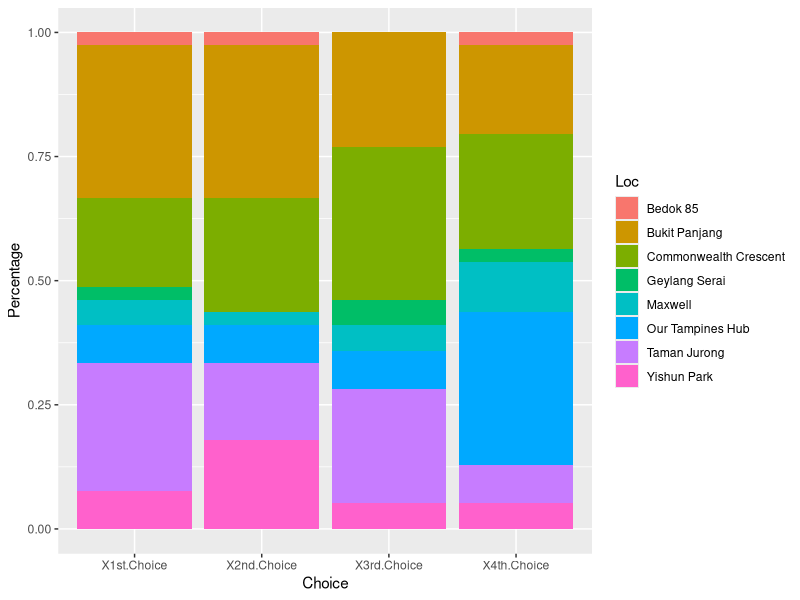
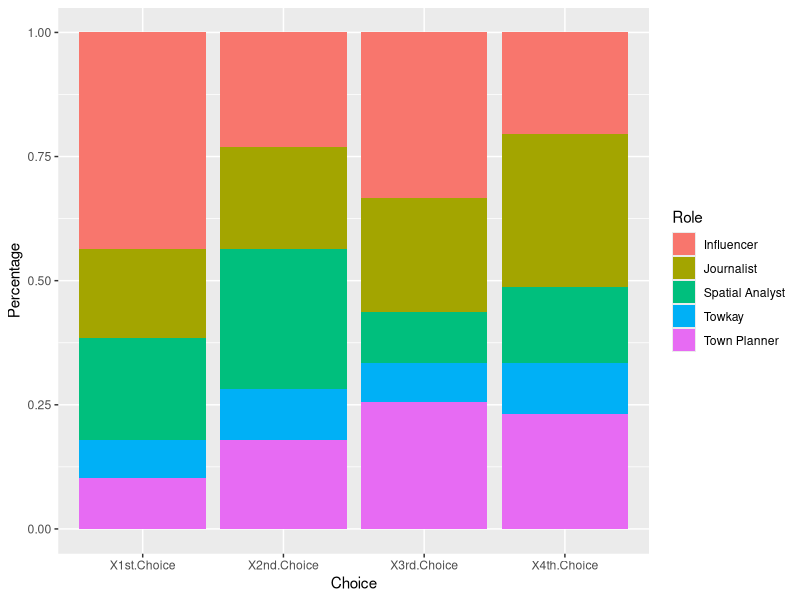
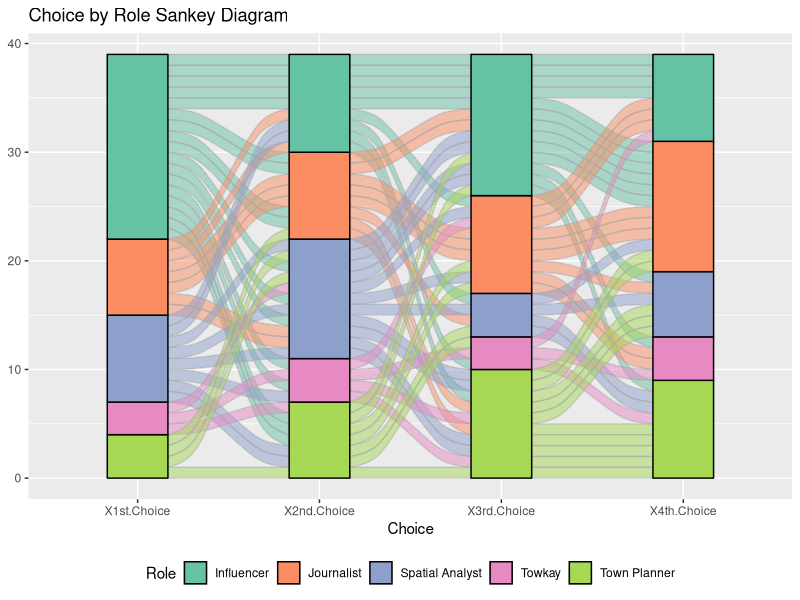
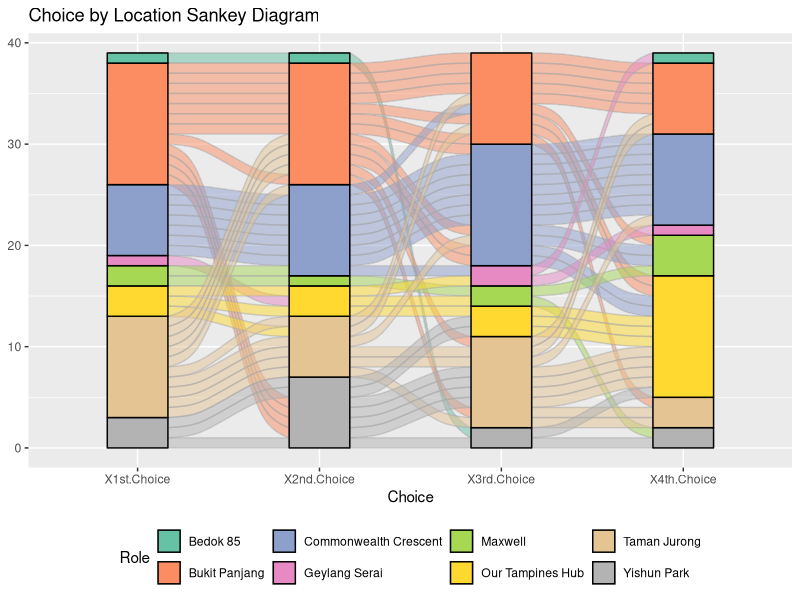
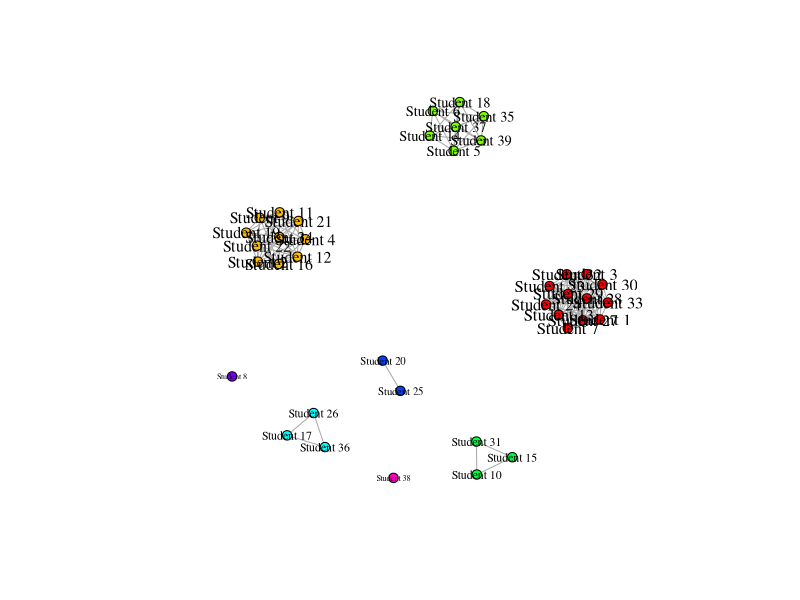
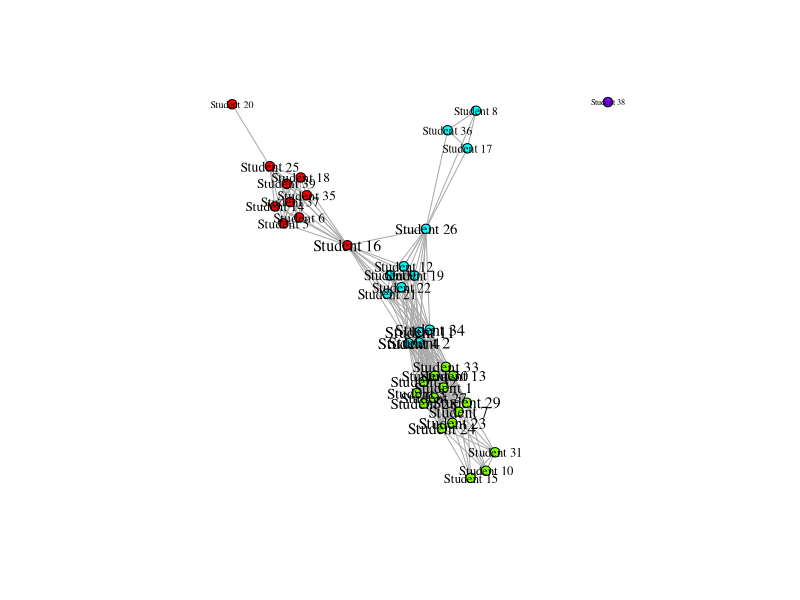
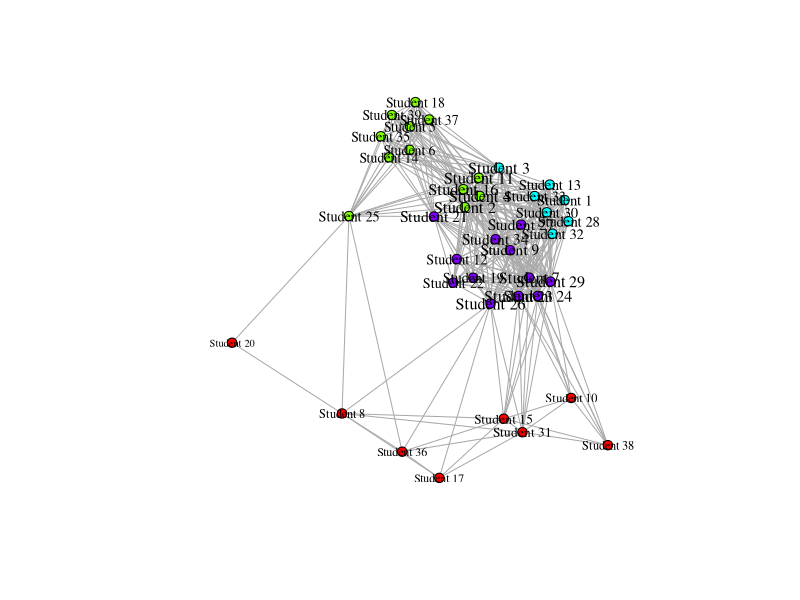
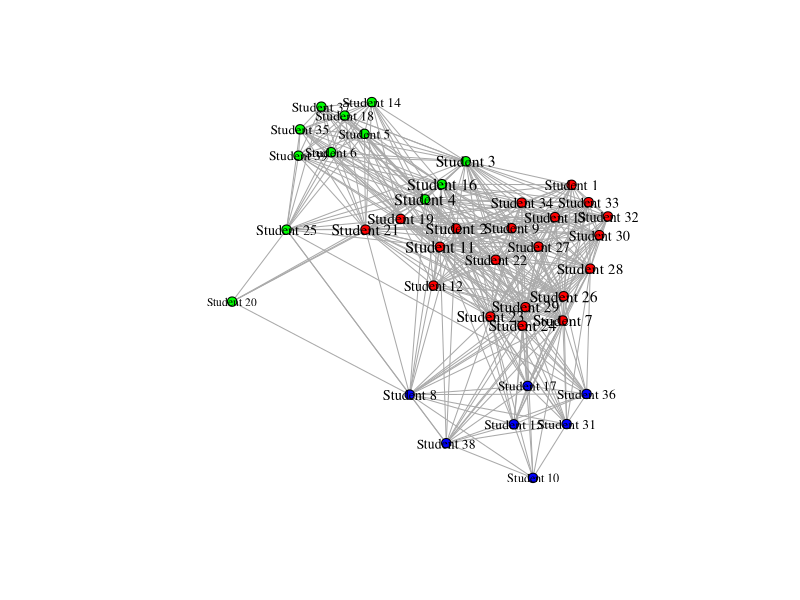

These charts were generated, in order, by the following R code:
## ---- chunk 1
rm(list = ls())
## ---- chunk 2
library(igraph)
library(tidyverse)
library(dplyr)
library(ggplot2)
library(rmarkdown)
library(reshape2)
library(ggalluvial)
## ---- chunk 3
s <- read.csv("surveydata.csv")
## ---- chunk 4
s_byloc = s 

for (i in 1:nrow(s_byloc)){
  str1 = s_byloc[i,]$X1st.Choice
  s_byloc[i,]$X1st.Choice = strsplit(str1, "[/]")[[1]][1]
  str2 = s_byloc[i,]$X2nd.Choice
  s_byloc[i,]$X2nd.Choice = strsplit(str2, "[/]")[[1]][1]
  str3 = s_byloc[i,]$X3rd.Choice
  s_byloc[i,]$X3rd.Choice = strsplit(str3, "[/]")[[1]][1]
  str4 = s_byloc[i,]$X4th.Choice
  s_byloc[i,]$X4th.Choice = strsplit(str4, "[/]")[[1]][1]
}

s_byrole = s

for (i in 1:nrow(s_byrole)){
  str1 = s_byrole[i,]$X1st.Choice
  s_byrole[i,]$X1st.Choice = sub(".*/ ", "", str1) 
  str2 = s_byrole[i,]$X2nd.Choice
  s_byrole[i,]$X2nd.Choice = sub(".*/ ", "", str2) 
  str3 = s_byrole[i,]$X3rd.Choice
  s_byrole[i,]$X3rd.Choice = sub(".*/ ", "", str3) 
  str4 = s_byrole[i,]$X4th.Choice
  s_byrole[i,]$X4th.Choice = sub(".*/ ", "", str4) 
}
 
## ---- chunk 5
s1 = s_byloc %>% select(-1) %>%
  select(Name, everything())

s2 = melt(s1,
     id.vars = "Name",
     variable.name = "Choice",
     value.name = "Loc")

s3 = rename(count(s2, Choice, Loc), Percentage = n)

ggplot(data = s3, aes(x = Choice, y = Percentage, fill = Loc)) +
  geom_bar(position = "fill", stat = 'identity')
## ---- chunk 6
s1 = s_byrole %>% select(-1) %>%
  select(Name, everything())

s2 = melt(s1,
     id.vars = "Name",
     variable.name = "Choice",
     value.name = "Role")

s3 = rename(count(s2, Choice, Role), Percentage = n)

ggplot(data = s3, aes(x = Choice, y = Percentage, fill = Role)) +
  geom_bar(position = "fill", stat = 'identity')
## ---- chunk 7
s1 = s_byrole %>% select(-1) %>%
  select(Name, everything())

s2 = melt(s1,
     id.vars = "Name",
     variable.name = "Choice",
     value.name = "Role")

s2$Role = as.factor(s2$Role)

ggplot(s2, aes(x = Choice, stratum = Role, alluvium = Name, fill = Role, label = Role)) +
  scale_fill_brewer(type = "qual", palette = "Set2") +
  geom_flow(stat = "alluvium", lode.guidance = "rightleft", color = "darkgray") +
  geom_stratum() +
  theme(legend.position = "bottom") +
  ggtitle("Choice by Role Sankey Diagram")

## ---- chunk 8
s1 = s_byloc %>% select(-1) %>%
  select(Name, everything())

s2 = melt(s1,
     id.vars = "Name",
     variable.name = "Choice",
     value.name = "Loc")

s2$Role = as.factor(s2$Loc)

ggplot(s2, aes(x = Choice, stratum = Role, alluvium = Name, fill = Role, label = Loc)) +
  scale_fill_brewer(type = "qual", palette = "Set2") +
  geom_flow(stat = "alluvium", lode.guidance = "rightleft", color = "darkgray") +
  geom_stratum() +
  theme(legend.position = "bottom") +
  ggtitle("Choice by Location Sankey Diagram")

head(s1)
head(s2)
## ---- chunk 9
s1 = s_byloc %>% select(-1,-3,-4,-5) %>%
  select(Name, everything())

s2 = melt(s1,
     id.vars = "Name",
     variable.name = "Choice",
     value.name = "Loc")

el = s2 %>% select(-2) 
bi <- graph_from_data_frame(el, directed = F)

V(bi)$type <- V(bi)$name %in% unique(el$Name)

P <- bipartite_projection(bi)
g <- P$proj2
k <- degree(g)

#----------------------------------------------------#

# community structure
library("RColorBrewer")
# coloring: http://www.sthda.com/english/wiki/colors-in-r

comm <- cluster_fast_greedy(g)

#comm <- cluster_edge_betweenness(g)
# col <- brewer.pal(length(comm), name = "RdBu")
col <- rainbow(length(comm))
k <- degree(g)
b <- betweenness(g)
lay <- layout_with_fr(g)
plot(g,
     vertex.label.cex = sqrt(k)/max(sqrt(k))/2 + .5,
     vertex.label.color = 'black',
     vertex.color = col[comm$membership],
     vertex.size = 5,
     layout = lay
)


## ---- chunk 10
s1 = s_byloc %>% select(-1,-4,-5) %>%
  select(Name, everything())

library(reshape2)
s2 = melt(s1,
     id.vars = "Name",
     variable.name = "Choice",
     value.name = "Loc")

el = s2 %>% select(-2) 
bi <- graph_from_data_frame(el, directed = F)

V(bi)$type <- V(bi)$name %in% unique(el$Name)

P <- bipartite_projection(bi)
g <- P$proj2
k <- degree(g)

#----------------------------------------------------#

# community structure
library("RColorBrewer")
# coloring: http://www.sthda.com/english/wiki/colors-in-r

comm <- cluster_fast_greedy(g)

#comm <- cluster_edge_betweenness(g)
# col <- brewer.pal(length(comm), name = "RdBu")
col <- rainbow(length(comm))
k <- degree(g)
b <- betweenness(g)
lay <- layout_with_fr(g)
plot(g,
     vertex.label.cex = sqrt(k)/max(sqrt(k))/2 + .5,
     vertex.label.color = 'black',
     vertex.color = col[comm$membership],
     vertex.size = 5,
     layout = lay
)
## ---- chunk 11
s1 = s_byloc %>% select(-1,-5) %>%
  select(Name, everything())

library(reshape2)
s2 = melt(s1,
     id.vars = "Name",
     variable.name = "Choice",
     value.name = "Loc")

el = s2 %>% select(-2) 
bi <- graph_from_data_frame(el, directed = F)

V(bi)$type <- V(bi)$name %in% unique(el$Name)

P <- bipartite_projection(bi)
g <- P$proj2
k <- degree(g)

#----------------------------------------------------#

# community structure
library("RColorBrewer")
# coloring: http://www.sthda.com/english/wiki/colors-in-r

comm <- cluster_fast_greedy(g)

#comm <- cluster_edge_betweenness(g)
# col <- brewer.pal(length(comm), name = "RdBu")
col <- rainbow(length(comm))
k <- degree(g)
b <- betweenness(g)
lay <- layout_with_fr(g)
plot(g,
     vertex.label.cex = sqrt(k)/max(sqrt(k))/2 + .5,
     vertex.label.color = 'black',
     vertex.color = col[comm$membership],
     vertex.size = 5,
     layout = lay
)


## ---- chunk 12
s1 = s_byloc %>% select(-1) %>%
  select(Name, everything())

library(reshape2)
s2 = melt(s1,
     id.vars = "Name",
     variable.name = "Choice",
     value.name = "Loc")




el = s2 %>% select(-2) 
bi <- graph_from_data_frame(el, directed = F)

V(bi)$type <- V(bi)$name %in% unique(el$Name)

P <- bipartite_projection(bi)
g <- P$proj2
k <- degree(g)

#----------------------------------------------------#

# community structure
library("RColorBrewer")
# coloring: http://www.sthda.com/english/wiki/colors-in-r

comm <- cluster_fast_greedy(g)

#comm <- cluster_edge_betweenness(g)
# col <- brewer.pal(length(comm), name = "RdBu")
col <- rainbow(length(comm))
k <- degree(g)
b <- betweenness(g)
lay <- layout_with_fr(g)
plot(g,
     vertex.label.cex = sqrt(k)/max(sqrt(k))/2 + .5,
     vertex.label.color = 'black',
     vertex.color = col[comm$membership],
     vertex.size = 5,
     layout = lay
)
## ---- chunk 13
s1 = s_byrole %>% select(-1) %>%
  select(Name, everything())

library(reshape2)
s2 = melt(s1,
     id.vars = "Name",
     variable.name = "Choice",
     value.name = "Role")

el = s2 %>% select(-2) 



bi <- graph_from_data_frame(el, directed = F)

V(bi)$type <- V(bi)$name %in% unique(el$Name)

P <- bipartite_projection(bi)
g <- P$proj2
k <- degree(g)

#----------------------------------------------------#
# community structure
library("RColorBrewer")
# coloring: http://www.sthda.com/english/wiki/colors-in-r

comm <- cluster_fast_greedy(g)
#comm <- cluster_edge_betweenness(g)
# col <- brewer.pal(length(comm), name = "RdBu")
col <- rainbow(length(comm))
k <- degree(g)
b <- betweenness(g)
lay <- layout_with_fr(g)
plot(g,
     vertex.label.cex = 1,
     vertex.label.color = 'black',
     vertex.color = col[comm$membership],
     vertex.size = 5,
     layout = lay
)
